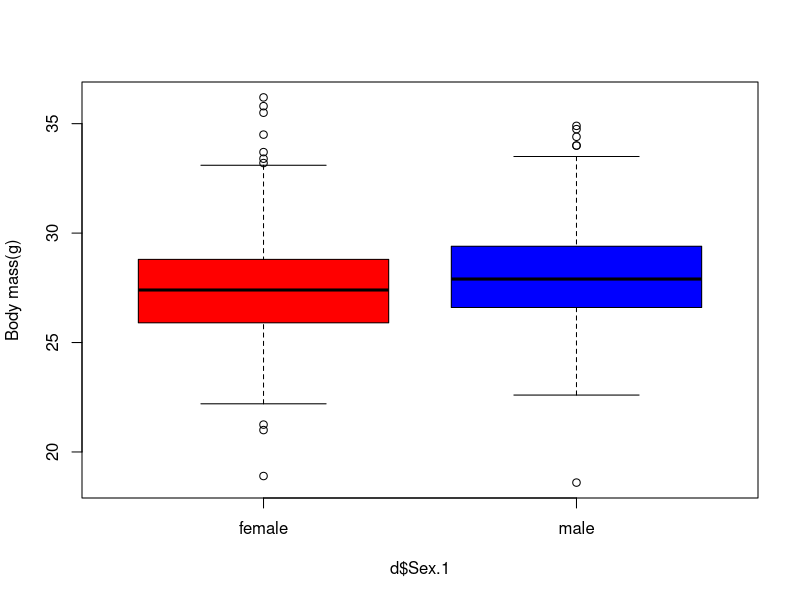

This figure's R source:
### SwS 05 ###


# 1) Test if wing length in 2001 differs from the grand-total mean. 
# Test if male and female wing length differ in 2001. 
# Test if male and female wing length differ in the full dataset. 
# Test if male and female tarsus differs in the full dataset. 
# Report all your results in a table and share with your group. 
# Discuss what and how to present. 
# Explore different table options and find at least two different 
# ways of presenting your results in a table. 
# 
# 2) Now, run a batch of tests - check for each year whether any of 
# the measures differs from the grand total mean.
# Upload one word document per group for (2). In this word document, 
# present the results from (2) using what you’ve learned in (1), 
# in a delightful and easy to understand way, as you would in a 
# scientific publication. One word document per group to upload.
#
# 3) (not compulsory but will improve your skills immensely) 
# Then, see if you understand how to employ the t.test properly in R. 
# There are eleven cohorts (years) in this dataset. Test whether the 
# first five years differ in terms of Tarsus, Mass, Wing, and Bill from 
# the latter six years. To do this, you will first need to create a 
# two-level variable that denotes to wich group a certain observation 
# belongs. Then you can test against this. Do it in two ways - 
# once with , and once with ~.
# To do that you will have to re-arrange the data, which might be tricky 
# and take quite some of your time, a lot of brain power, and a lot 
# of de-bugging! All this is something you will need to do quite often 
# over the course of this year. So do try to wrap your head around it. 
# Use all your mighty plyr functions for this. There will be various, 
# vastly different solutions for this one - as long as the end result is 
# the same, that’s perfectly fine.
# Call on your group for help. Discuss your possible solutions in your 
# group, and later on the online discussion board.

rm(list=ls())
d <- read.table("SparrowSize.txt", header = TRUE)

boxplot(d$Mass~d$Sex.1, col = c("red", "blue"),
        ylab = "Body mass(g)")

t.test1 <- t.test(d$Mass~d$Sex.1)
t.test1
